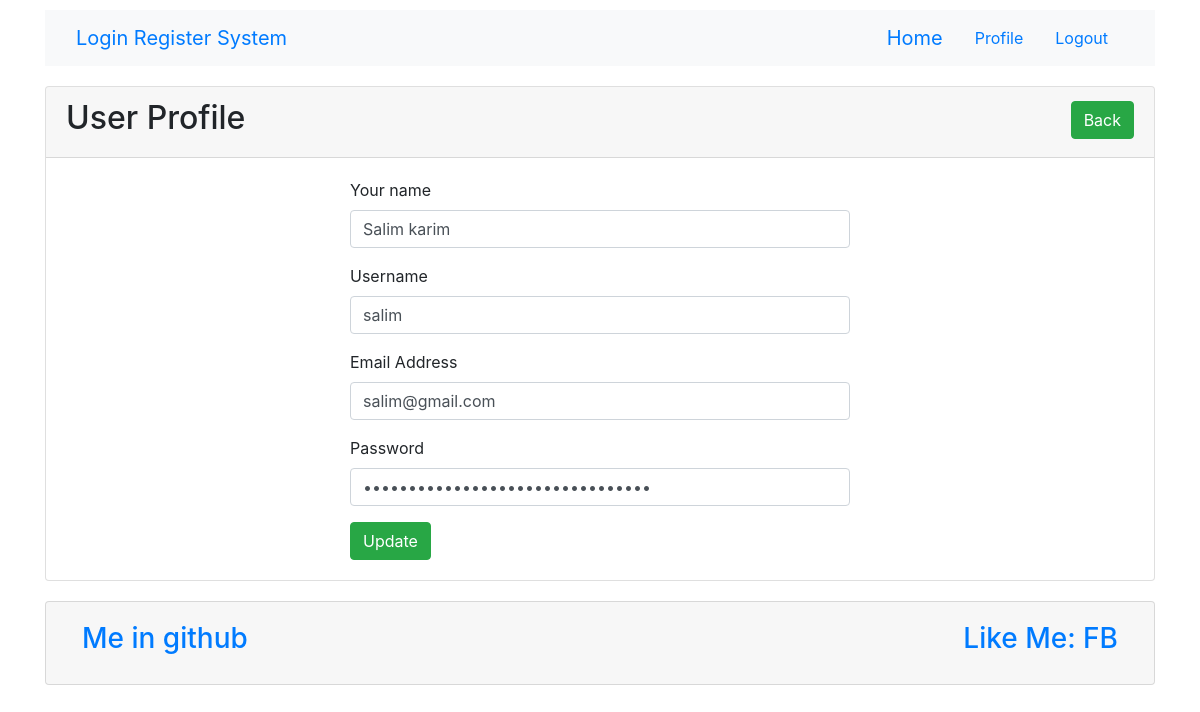
The app's page /profile.php?id=5 (signed in) with its own data.
### tables this page shows
CREATE TABLE IF NOT EXISTS `tbl_user` (
`id` int(11) NOT NULL,
  `name` varchar(255) NOT NULL,
  `username` varchar(255) NOT NULL,
  `email` varchar(255) NOT NULL,
  `password` varchar(255) NOT NULL
);

### lib/User.php (called while the page is built, shortened)
<?php
class User
{
	private $db;
	public function __construct()
	{
		$this->db=new 	Database();
	}
	public function readById($id){
		$sql="select * from tbl_user where id=:id";
		$query=$this->db->pdo->prepare($sql);
		$query->bindValue(':id',$id);
		$query->execute();
		$res=$query->fetch(PDO::FETCH_OBJ);
		return $res;
	}
}
?>

### lib/Database.php (called while the page is built)
<?php
class Database
{
	private $hostdb ="localhost";
	private $userdb ="root";
	private $passdb ="";
	private $namedb ="login_register_system";
	public $pdo;
	public function __construct()
	{
		if(!isset($this->pdo)){
			try {
				$link=new PDO("mysql:host=".$this->hostdb.";dbname=".$this->namedb,$this->userdb,$this->passdb);
				$link->setAttribute(PDO::ATTR_ERRMODE,PDO::ERRMODE_EXCEPTION);
				$link->exec("SET CHARaCTER SET utf8");
				$this->pdo=$link;
			} catch (PDOException $e) {
				die("Failed to connect with Database ".$e->getMessage());
			}
		}
	}
}
?>

### lib/Session.php (called while the page is built, shortened)
<?php
class Session
{
	public static function get($key){
		if(isset($_SESSION[$key])){
			return $_SESSION[$key];
		}
		else
		{
			return false;
		}
	}
}
?>

### profile.php (the view, shortened to what this page needs)
 <?php
 include 'inc/header.php';
 include 'lib/User.php';
 $user=new User();
 $name=$username=$email=$password="";
 if(isset($_GET['id'])){
 	$id=$_GET['id'];
 	$data=$user->readById($id);
 	if(isset($data)){
 		$name=$data->name;
 		$username=$data->username;
 		$email=$data->email;
 		$password=md5($data->password);
 	}
 }
?>
<div class="card" style="margin-top: 20px;">
	<div class="card-header">
		<h2>User Profile <span class="float-right"> <a class="btn btn-success" href="index.php">Back</a>  </span> </h2>
	</div>
	<div class="card-body">
		<div style="max-width:500px;margin: 0 auto; ">
			<form action="" method="post">
				<div class="form-group">
					<label for="name" >Your name</label>
					<input type="text" name="name" id="name" class="form-control" required="1"  value="<?php echo $name; ?>">
				</div>
				<div class="form-group">
					<label for="username" >Username</label>
					<input type="text" name="username" id="username" class="form-control" required="1" value="<?php echo $username; ?>">
				</div>
				<div class="form-group">
					<label for="email" >Email Address</label>
					<input type="email" name="email" id="email" class="form-control" required="1" value="<?php echo $email; ?>">
				</div>
				<div class="form-group">
					<label for="password" >Password</label>
					<input type="password" name="password" id="password" class="form-control" required="1" value="<?php echo $password; ?>">
				</div>
				<?php
					$sesid=Session::get("id");
					$id=$_GET['id'];
					if($id==$sesid)
					{ ?>
						<button type="update" class="btn btn-success" name="update" >Update</button>
				<?php	}
				?>
			</form>
		</div>
	</div>
</div>
 <?php
 include 'inc/footer.php';
?>

### records on screen
tbl_user: name "Salim karim", username "salim", email "salim@gmail.com"
